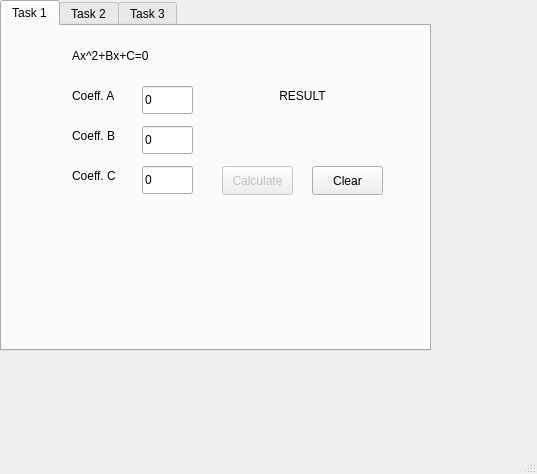
<?xml version="1.0" encoding="UTF-8"?>
<ui version="4.0">
 <class>MainWindow</class>
 <widget class="QMainWindow" name="MainWindow">
  <property name="geometry">
   <rect>
    <x>0</x>
    <y>0</y>
    <width>537</width>
    <height>474</height>
   </rect>
  </property>
  <property name="windowTitle">
   <string>MainWindow</string>
  </property>
  <widget class="QWidget" name="centralwidget">
   <widget class="QTabWidget" name="tW_task1">
    <property name="geometry">
     <rect>
      <x>0</x>
      <y>0</y>
      <width>431</width>
      <height>351</height>
     </rect>
    </property>
    <property name="currentIndex">
     <number>0</number>
    </property>
    <widget class="QWidget" name="tab">
     <attribute name="title">
      <string>Task 1</string>
     </attribute>
     <widget class="QPushButton" name="pushButton">
      <property name="enabled">
       <bool>false</bool>
      </property>
      <property name="geometry">
       <rect>
        <x>220</x>
        <y>140</y>
        <width>71</width>
        <height>29</height>
       </rect>
      </property>
      <property name="focusPolicy">
       <enum>Qt::ClickFocus</enum>
      </property>
      <property name="text">
       <string>Calculate</string>
      </property>
     </widget>
     <widget class="QLabel" name="label">
      <property name="geometry">
       <rect>
        <x>70</x>
        <y>60</y>
        <width>63</width>
        <height>20</height>
       </rect>
      </property>
      <property name="text">
       <string>Coeff. A</string>
      </property>
     </widget>
     <widget class="QLabel" name="label_2">
      <property name="geometry">
       <rect>
        <x>70</x>
        <y>100</y>
        <width>63</width>
        <height>20</height>
       </rect>
      </property>
      <property name="text">
       <string>Coeff. B</string>
      </property>
     </widget>
     <widget class="QLabel" name="label_3">
      <property name="geometry">
       <rect>
        <x>70</x>
        <y>140</y>
        <width>63</width>
        <height>20</height>
       </rect>
      </property>
      <property name="text">
       <string>Coeff. C</string>
      </property>
     </widget>
     <widget class="QLineEdit" name="lineEdit">
      <property name="geometry">
       <rect>
        <x>140</x>
        <y>60</y>
        <width>51</width>
        <height>28</height>
       </rect>
      </property>
      <property name="toolTip">
       <string>&lt;html&gt;&lt;head/&gt;&lt;body&gt;&lt;p&gt;Enter coefficient A&lt;/p&gt;&lt;/body&gt;&lt;/html&gt;</string>
      </property>
      <property name="text">
       <string>0</string>
      </property>
     </widget>
     <widget class="QLineEdit" name="lineEdit_2">
      <property name="geometry">
       <rect>
        <x>140</x>
        <y>100</y>
        <width>51</width>
        <height>28</height>
       </rect>
      </property>
      <property name="toolTip">
       <string>Enter coefficient B</string>
      </property>
      <property name="text">
       <string>0</string>
      </property>
     </widget>
     <widget class="QLineEdit" name="lineEdit_3">
      <property name="geometry">
       <rect>
        <x>140</x>
        <y>140</y>
        <width>51</width>
        <height>28</height>
       </rect>
      </property>
      <property name="toolTip">
       <string>Enter coefficient C</string>
      </property>
      <property name="text">
       <string>0</string>
      </property>
     </widget>
     <widget class="QLabel" name="label_5">
      <property name="enabled">
       <bool>true</bool>
      </property>
      <property name="geometry">
       <rect>
        <x>220</x>
        <y>100</y>
        <width>161</width>
        <height>20</height>
       </rect>
      </property>
      <property name="text">
       <string/>
      </property>
     </widget>
     <widget class="QLabel" name="label_8">
      <property name="geometry">
       <rect>
        <x>70</x>
        <y>20</y>
        <width>81</width>
        <height>20</height>
       </rect>
      </property>
      <property name="text">
       <string>Ax^2+Bx+C=0</string>
      </property>
     </widget>
     <widget class="QPushButton" name="pushButton_2">
      <property name="enabled">
       <bool>true</bool>
      </property>
      <property name="geometry">
       <rect>
        <x>310</x>
        <y>140</y>
        <width>71</width>
        <height>29</height>
       </rect>
      </property>
      <property name="focusPolicy">
       <enum>Qt::ClickFocus</enum>
      </property>
      <property name="text">
       <string>Clear</string>
      </property>
     </widget>
     <widget class="QLabel" name="label_4">
      <property name="geometry">
       <rect>
        <x>220</x>
        <y>60</y>
        <width>161</width>
        <height>20</height>
       </rect>
      </property>
      <property name="focusPolicy">
       <enum>Qt::StrongFocus</enum>
      </property>
      <property name="text">
       <string>RESULT</string>
      </property>
      <property name="alignment">
       <set>Qt::AlignCenter</set>
      </property>
      <property name="wordWrap">
       <bool>false</bool>
      </property>
     </widget>
    </widget>
    <widget class="QWidget" name="tab_2">
     <attribute name="title">
      <string>Task 2</string>
     </attribute>
     <widget class="QLineEdit" name="tab2_inputAngle">
      <property name="geometry">
       <rect>
        <x>120</x>
        <y>150</y>
        <width>51</width>
        <height>28</height>
       </rect>
      </property>
      <property name="toolTip">
       <string>Enter coefficient C</string>
      </property>
      <property name="text">
       <string>0</string>
      </property>
     </widget>
     <widget class="QLineEdit" name="tab2_inputB">
      <property name="geometry">
       <rect>
        <x>120</x>
        <y>110</y>
        <width>51</width>
        <height>28</height>
       </rect>
      </property>
      <property name="toolTip">
       <string>Enter coefficient B</string>
      </property>
      <property name="text">
       <string>0</string>
      </property>
     </widget>
     <widget class="QLineEdit" name="tab2_inputA">
      <property name="geometry">
       <rect>
        <x>120</x>
        <y>70</y>
        <width>51</width>
        <height>28</height>
       </rect>
      </property>
      <property name="toolTip">
       <string>&lt;html&gt;&lt;head/&gt;&lt;body&gt;&lt;p&gt;Enter coefficient A&lt;/p&gt;&lt;/body&gt;&lt;/html&gt;</string>
      </property>
      <property name="text">
       <string>0</string>
      </property>
     </widget>
     <widget class="QPushButton" name="tab2_btnClear">
      <property name="enabled">
       <bool>true</bool>
      </property>
      <property name="geometry">
       <rect>
        <x>290</x>
        <y>150</y>
        <width>71</width>
        <height>29</height>
       </rect>
      </property>
      <property name="focusPolicy">
       <enum>Qt::ClickFocus</enum>
      </property>
      <property name="text">
       <string>Clear</string>
      </property>
     </widget>
     <widget class="QLabel" name="label_6">
      <property name="geometry">
       <rect>
        <x>50</x>
        <y>110</y>
        <width>63</width>
        <height>20</height>
       </rect>
      </property>
      <property name="text">
       <string>lenth b</string>
      </property>
     </widget>
     <widget class="QLabel" name="label_7">
      <property name="geometry">
       <rect>
        <x>50</x>
        <y>150</y>
        <width>63</width>
        <height>20</height>
       </rect>
      </property>
      <property name="text">
       <string>angle</string>
      </property>
     </widget>
     <widget class="QLabel" name="label_9">
      <property name="geometry">
       <rect>
        <x>200</x>
        <y>70</y>
        <width>161</width>
        <height>20</height>
       </rect>
      </property>
      <property name="focusPolicy">
       <enum>Qt::StrongFocus</enum>
      </property>
      <property name="text">
       <string>lenth c</string>
      </property>
      <property name="alignment">
       <set>Qt::AlignCenter</set>
      </property>
      <property name="wordWrap">
       <bool>false</bool>
      </property>
     </widget>
     <widget class="QLabel" name="label_10">
      <property name="geometry">
       <rect>
        <x>50</x>
        <y>30</y>
        <width>81</width>
        <height>20</height>
       </rect>
      </property>
      <property name="text">
       <string>Triangle calculate</string>
      </property>
     </widget>
     <widget class="QLabel" name="label_11">
      <property name="geometry">
       <rect>
        <x>50</x>
        <y>70</y>
        <width>63</width>
        <height>20</height>
       </rect>
      </property>
      <property name="text">
       <string>lenth a</string>
      </property>
     </widget>
     <widget class="QLabel" name="tab2_result">
      <property name="enabled">
       <bool>true</bool>
      </property>
      <property name="geometry">
       <rect>
        <x>200</x>
        <y>110</y>
        <width>161</width>
        <height>20</height>
       </rect>
      </property>
      <property name="text">
       <string/>
      </property>
     </widget>
     <widget class="QPushButton" name="tab2_btnCalc">
      <property name="enabled">
       <bool>false</bool>
      </property>
      <property name="geometry">
       <rect>
        <x>200</x>
        <y>150</y>
        <width>71</width>
        <height>29</height>
       </rect>
      </property>
      <property name="focusPolicy">
       <enum>Qt::ClickFocus</enum>
      </property>
      <property name="text">
       <string>Calculate</string>
      </property>
     </widget>
     <widget class="QRadioButton" name="radioButton">
      <property name="geometry">
       <rect>
        <x>200</x>
        <y>30</y>
        <width>51</width>
        <height>26</height>
       </rect>
      </property>
      <property name="text">
       <string>grad</string>
      </property>
     </widget>
     <widget class="QRadioButton" name="radioButton_2">
      <property name="geometry">
       <rect>
        <x>260</x>
        <y>30</y>
        <width>41</width>
        <height>26</height>
       </rect>
      </property>
      <property name="text">
       <string>rad</string>
      </property>
     </widget>
    </widget>
    <widget class="QWidget" name="tab_3">
     <attribute name="title">
      <string>Task 3</string>
     </attribute>
     <widget class="QPlainTextEdit" name="tab3_plainTextEdit_1">
      <property name="geometry">
       <rect>
        <x>30</x>
        <y>30</y>
        <width>301</width>
        <height>85</height>
       </rect>
      </property>
      <property name="plainText">
       <string>Text 1</string>
      </property>
     </widget>
     <widget class="QPlainTextEdit" name="tab3_plainTextEdit_2">
      <property name="geometry">
       <rect>
        <x>30</x>
        <y>130</y>
        <width>301</width>
        <height>85</height>
       </rect>
      </property>
      <property name="plainText">
       <string>Text 2</string>
      </property>
     </widget>
     <widget class="QPushButton" name="tab3_pB_Move">
      <property name="geometry">
       <rect>
        <x>30</x>
        <y>230</y>
        <width>61</width>
        <height>29</height>
       </rect>
      </property>
      <property name="text">
       <string>Move</string>
      </property>
     </widget>
     <widget class="QPushButton" name="tab3_pB_Swap">
      <property name="geometry">
       <rect>
        <x>110</x>
        <y>230</y>
        <width>61</width>
        <height>29</height>
       </rect>
      </property>
      <property name="text">
       <string>Swap</string>
      </property>
     </widget>
     <widget class="QPushButton" name="tab3_pB_HTML">
      <property name="geometry">
       <rect>
        <x>190</x>
        <y>230</y>
        <width>61</width>
        <height>29</height>
       </rect>
      </property>
      <property name="text">
       <string>HTML</string>
      </property>
     </widget>
     <widget class="QPushButton" name="tab3_pB_Clear">
      <property name="geometry">
       <rect>
        <x>270</x>
        <y>230</y>
        <width>61</width>
        <height>29</height>
       </rect>
      </property>
      <property name="text">
       <string>Clear</string>
      </property>
     </widget>
    </widget>
   </widget>
  </widget>
  <widget class="QMenuBar" name="menubar">
   <property name="geometry">
    <rect>
     <x>0</x>
     <y>0</y>
     <width>537</width>
     <height>21</height>
    </rect>
   </property>
  </widget>
  <widget class="QStatusBar" name="statusbar"/>
 </widget>
 <resources/>
 <connections/>
</ui>
